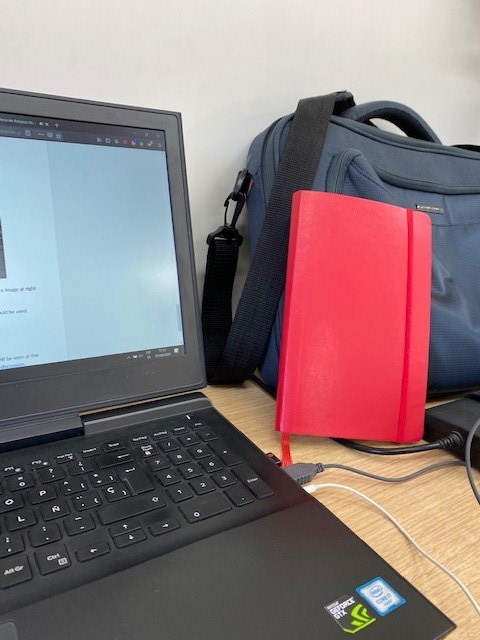
#> input picture foto_1.jpg, 480 x 640 px
$ python 3d.py
#> lines starting #> are read from the running program, lines starting #| are printed output that depends on the picture; after the words box and inside, x2 and y2 are one past the last pixel; in counts of white or black regions, pixels touching at a corner belong together
# -*- coding: utf-8 -*-
"""
Created on Thu Aug 27 17:50:00 2020

@author: Juanjo_LG
"""

"""Aplicación para obtener la geometría epipolar.
https://opencv-python-tutroals.readthedocs.io/en/latest/py_tutorials/py_calib3d/py_epipolar_geometry/py_epipolar_geometry.html"""

"""No funciona como debería."""

import cv2
import numpy as np
from matplotlib import pyplot as plt

img1 = cv2.imread('foto_1.jpg',0)  #queryimage # left image
#> img1: shape (640, 480); min 0, max 255, mean 127
img2 = cv2.imread('foto_2.jpg',0) #trainimage # right image
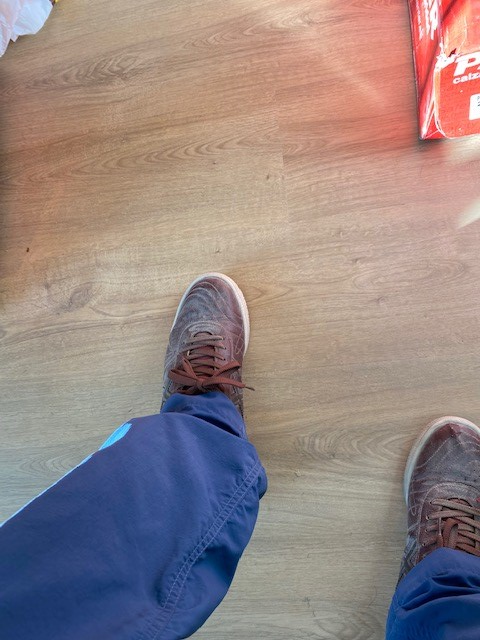
#> input picture foto_2.jpg, 480 x 640 px
#> img2: shape (640, 480); min 0, max 255, mean 138.3

sift = cv2.SIFT_create() #He cambiado esto porque es lo que no funcionaba.

# find the keypoints and descriptors with SIFT
kp1, des1 = sift.detectAndCompute(img1,None)
#> kp1 = 402 keypoints; strongest (x, y, size): (92, 551, 2), (131, 537, 1.9), (45, 463, 1.8), (112, 491, 1.9)
kp2, des2 = sift.detectAndCompute(img2,None)
#> kp2 = 349 keypoints; strongest (x, y, size): (453, 52, 3.1), (424, 130, 4.9), (471, 60, 3.3), (441, 45, 2.6)

print(des1)
#> (printed output is left out)

# FLANN parameters
FLANN_INDEX_KDTREE = 0
index_params = dict(algorithm = FLANN_INDEX_KDTREE, trees = 5)
search_params = dict(checks=50)

flann = cv2.FlannBasedMatcher(index_params,search_params)
matches = flann.knnMatch(des1,des2,k=2)
#> matches = 402 matches

good = []
pts1 = []
pts2 = []

# ratio test as per Lowe's paper
for i,(m,n) in enumerate(matches):
    if m.distance < 0.8*n.distance:
        good.append(m)
        pts2.append(kp2[m.trainIdx].pt)
        pts1.append(kp1[m.queryIdx].pt)
#> after the loop, good = 21 matches; pts1 = 21 items, first 6: (9.96, 123.7), (141.6, 143.8), (179.5, 341), (233.7, 196.1), (323.7, 463), (331.7, 462.6); pts2 = 21 items, first 6: (402.4, 468.8), (444.9, 489.6), (157.9, 411.2), (260, 489.5), (262.1, 502.8), (226.3, 421.1)

pts1 = np.int32(pts1)
#> pts1 = 21 rows, first 8: [9, 123], [141, 143], [179, 340], [233, 196], [323, 463], [331, 462], [336, 609], [345, 464]
pts2 = np.int32(pts2)
#> pts2 = 21 rows, first 8: [402, 468], [444, 489], [157, 411], [260, 489], [262, 502], [226, 421], [454, 81], [226, 421]

F, mask = cv2.findFundamentalMat(pts1,pts2,cv2.FM_LMEDS)
#> F = [[-7.1e-05, 4.25e-05, 0.00095], [5.48e-05, -3.18e-05, -0.00117], [-0.00662, 0.00194, 1]]; mask = 21 values, max 1 at index 1, min 0 at index 0, mean 0.619

# We select only inlier points
pts1 = pts1[mask.ravel()==1]
#> pts1 = 13 rows, first 8: [141, 143], [179, 340], [323, 463], [331, 462], [345, 464], [352, 529], [365, 470], [373, 619]
pts2 = pts2[mask.ravel()==1]
#> pts2 = 13 rows, first 8: [444, 489], [157, 411], [262, 502], [226, 421], [226, 421], [255, 525], [226, 421], [424, 130]

def drawlines(img1,img2,lines,pts1,pts2):
    ''' img1 - image on which we draw the epilines for the points in img2
        lines - corresponding epilines '''
    r,c = img1.shape
    img1 = cv2.cvtColor(img1,cv2.COLOR_GRAY2BGR)
    img2 = cv2.cvtColor(img2,cv2.COLOR_GRAY2BGR)
    for r,pt1,pt2 in zip(lines,pts1,pts2):
        color = tuple(np.random.randint(0,255,3).tolist())
        x0,y0 = map(int, [0, -r[2]/r[1] ])
        x1,y1 = map(int, [c, -(r[2]+r[0]*c)/r[1] ])
        img1 = cv2.line(img1, (x0,y0), (x1,y1), color,1)
        img1 = cv2.circle(img1,tuple(pt1),5,color,-1)
        img2 = cv2.circle(img2,tuple(pt2),5,color,-1)
    return img1,img2

# Find epilines corresponding to points in right image (second image) and
# drawing its lines on left image
lines1 = cv2.computeCorrespondEpilines(pts2.reshape(-1,1,2), 2,F)
#> lines1 = 13 rows, first 8: [-0.908, 0.419, 68.07], [0.728, -0.685, 102.6], [0.618, -0.786, 179.3], [0.211, -0.977, 380.6], [0.211, -0.977, 380.6], [0.717, -0.698, 111.5], [0.211, -0.977, 380.6], [-0.882, 0.471, 37.3]
lines1 = lines1.reshape(-1,3)
img5,img6 = drawlines(img1,img2,lines1,pts1,pts2)
#> the loop in drawlines, `for r,pt1,pt2 in zip(lines,pts1,pts2):` made 13 passes
#> (r, pt1, pt2, color, y0, y1) on passes 1 to 9: ([-0.908, 0.419, 68.07], [141, 143], [444, 489], (172, 47, 117), -162, 877), ([0.728, -0.685, 102.6], [179, 340], [157, 411], (192, 67, 251), 149, 660), ([0.618, -0.786, 179.3], [323, 463], [262, 502], (195, 103, 9), 228, 605), ([0.211, -0.977, 380.6], [331, 462], [226, 421], (211, 21, 242), 389, 493), ([0.211, -0.977, 380.6], [345, 464], [226, 421], (36, 87, 70), 389, 493), ([0.717, -0.698, 111.5], [352, 529], [255, 525], (216, 88, 140), 159, 652), ([0.211, -0.977, 380.6], [365, 470], [226, 421], (58, 193, 230), 389, 493), ([-0.882, 0.471, 37.3], [373, 619], [424, 130], (39, 87, 174), -79, 819), ([0.211, -0.977, 380.6], [374, 473], [226, 421], (88, 81, 165), 389, 493)
#> after the loop in drawlines, `for r,pt1,pt2 in zip(lines,pts1,pts2):`:
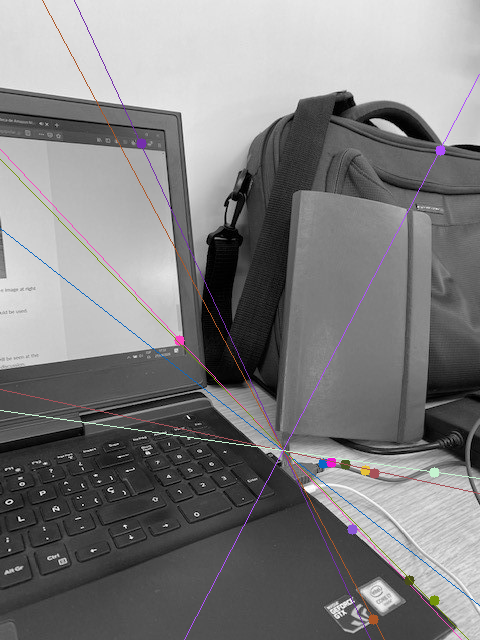
#> img1: shape (640, 480, 3); mean B, G, R 127.1, 126.4, 127.2
#> after the loop in drawlines, `for r,pt1,pt2 in zip(lines,pts1,pts2):`:
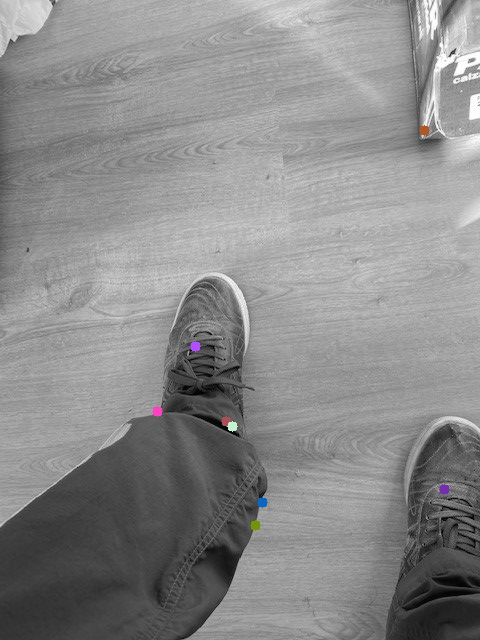
#> img2: shape (640, 480, 3); mean B, G, R 138.4, 138.3, 138.4

# Find epilines corresponding to points in left image (first image) and
# drawing its lines on right image
lines2 = cv2.computeCorrespondEpilines(pts1.reshape(-1,1,2), 1,F)
#> lines2 = 13 rows, first 8: [-0.83, 0.558, 95.68], [0.776, -0.63, 137.1], [-0.79, 0.614, -82.25], [-0.79, 0.613, -79.97], [-0.79, 0.613, -79.33], [-0.773, 0.634, -150.5], [-0.79, 0.613, -79.94], [0.873, -0.488, -306.6]
lines2 = lines2.reshape(-1,3)
img3,img4 = drawlines(img2,img1,lines2,pts2,pts1)
#> the loop in drawlines (call 2), `for r,pt1,pt2 in zip(lines,pts1,pts2):` made 13 passes
#> (r, pt1, pt2, color, y0, y1) on passes 1 to 9: ([-0.83, 0.558, 95.68], [444, 489], [141, 143], (192, 82, 99), -171, 542), ([0.776, -0.63, 137.1], [157, 411], [179, 340], (216, 177, 243), 217, 808), ([-0.79, 0.614, -82.25], [262, 502], [323, 463], (29, 147, 147), 134, 751), ([-0.79, 0.613, -79.97], [226, 421], [331, 462], (142, 167, 32), 130, 749), ([-0.79, 0.613, -79.33], [226, 421], [345, 464], (193, 9, 185), 129, 748), ([-0.773, 0.634, -150.5], [255, 525], [352, 529], (127, 32, 31), 237, 822), ([-0.79, 0.613, -79.94], [226, 421], [365, 470], (202, 244, 151), 130, 749), ([0.873, -0.488, -306.6], [424, 130], [373, 619], (163, 254, 203), -627, 230), ([-0.79, 0.613, -80.22], [226, 421], [374, 473], (114, 183, 28), 130, 749)
#> pass 1, in drawlines (call 2), `img1 = cv2.line(img1, (x0,y0), (x1,y1), color,1)`:
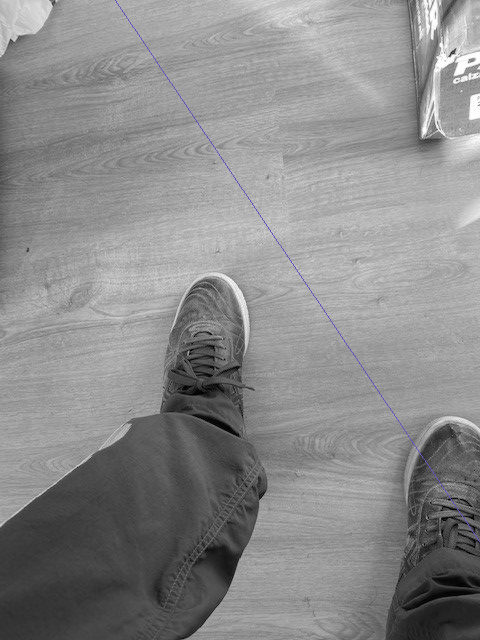
#> img1: shape (640, 480, 3); mean B, G, R 138.4, 138.2, 138.2
#> pass 2, in drawlines (call 2), `img1 = cv2.line(img1, (x0,y0), (x1,y1), color,1)`:
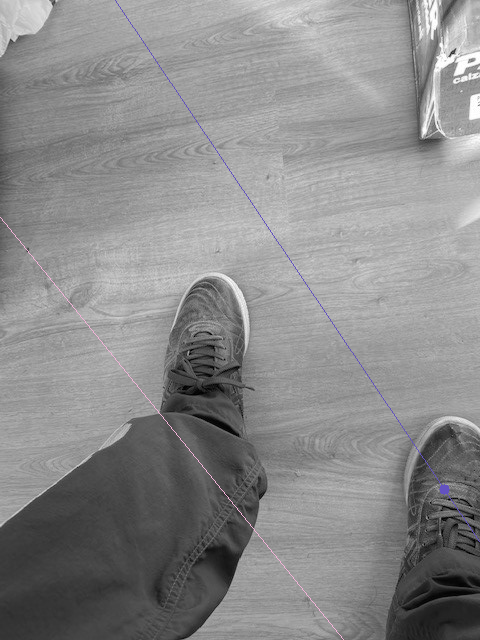
#> img1: shape (640, 480, 3); mean B, G, R 138.5, 138.2, 138.4
#> after the loop in drawlines (call 2), `for r,pt1,pt2 in zip(lines,pts1,pts2):`:
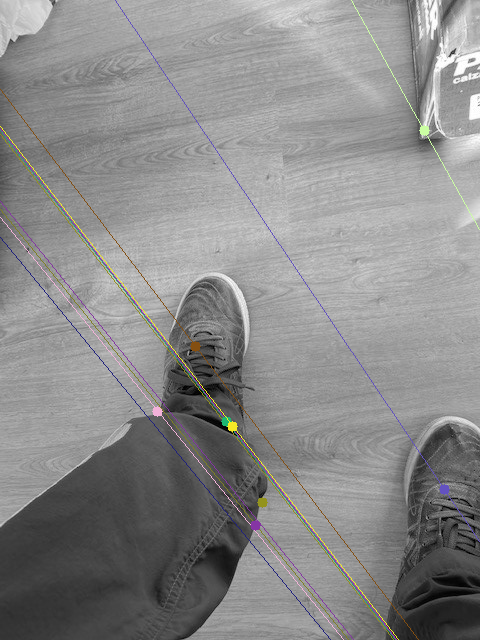
#> img1: shape (640, 480, 3); 1.47% of pixels changed, all inside (x1, y1, x2, y2) = (0, 0, 480, 640)
#> after the loop in drawlines (call 2), `for r,pt1,pt2 in zip(lines,pts1,pts2):`:
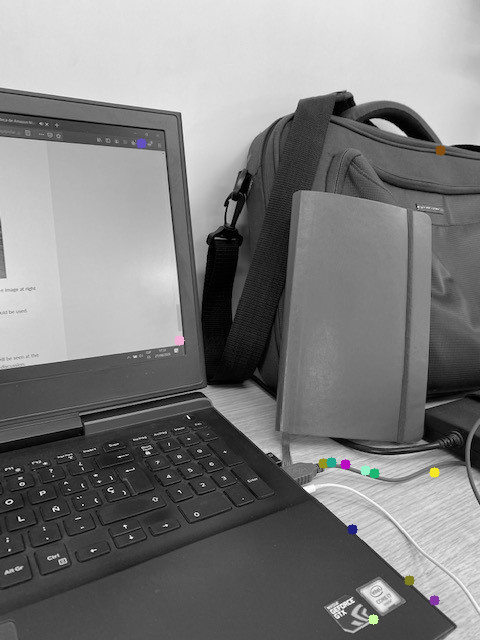
#> img2: shape (640, 480, 3); mean B, G, R 126.9, 126.9, 126.9

plt.subplot(121),plt.imshow(img5)
plt.subplot(122),plt.imshow(img3)
plt.show()
#> figure, not shown here; B, G, R data is drawn as R, G, B
